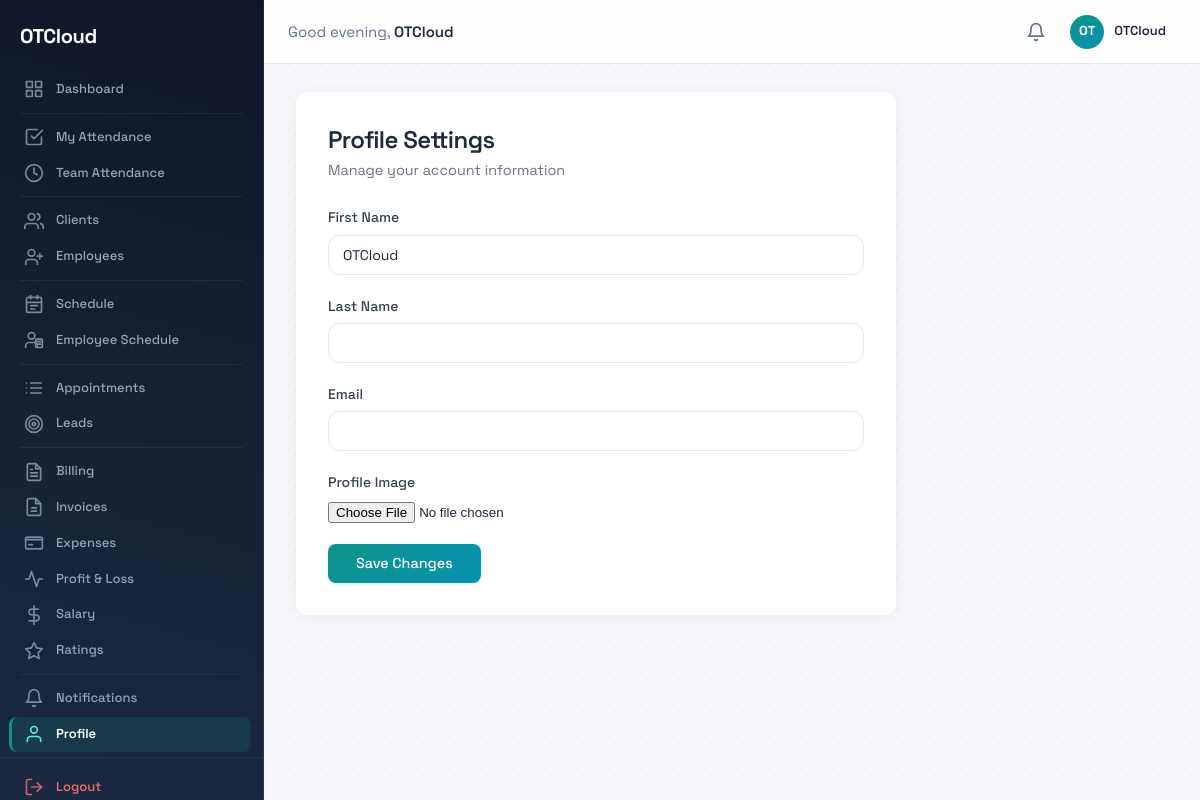
The page /accounts/profile/ (signed in) on the database its author committed.
### accounts/models.py (models this page shows, shortened)
class User(AbstractBaseUser, PermissionsMixin):
    class Role(models.TextChoices):
        ADMIN = 'admin', 'Admin'
        STAFF = 'staff', 'Staff'
        CLIENT = 'client', 'Client'
    mobile_number = models.CharField(max_length=15, unique=True)
    first_name = models.CharField(max_length=50, blank=True)
    last_name = models.CharField(max_length=50, blank=True)
    email = models.EmailField(blank=True)
    role = models.CharField(max_length=10, choices=Role.choices, default=Role.STAFF)
    is_verified = models.BooleanField(default=False)
    is_active = models.BooleanField(default=True)
    is_staff = models.BooleanField(default=False)
    date_joined = models.DateTimeField(auto_now_add=True)
    profile_image = models.ImageField(upload_to='profiles/', blank=True, null=True)
    objects = UserManager()
    USERNAME_FIELD = 'mobile_number'
    REQUIRED_FIELDS = []
    class Meta:
        ordering = ['-date_joined']
    def get_full_name(self):
        return f"{self.first_name} {self.last_name}".strip()

### accounts/views.py (the view)
# urls.py: path('profile/', views.profile_view, name='profile'),
@login_required
def profile_view(request):
    form = ProfileForm(
        request.POST or None,
        request.FILES or None,
        instance=request.user,
    )
    if request.method == 'POST' and form.is_valid():
        form.save()
        messages.success(request, 'Profile updated successfully.')
        return redirect('accounts:profile')
    return render(request, 'accounts/profile.html', {'form': form})

### accounts/forms.py
class ProfileForm(forms.ModelForm):
    class Meta:
        model = User
        fields = ['first_name', 'last_name', 'email', 'profile_image']
        widgets = {
            'first_name': forms.TextInput(attrs={'class': 'form-input'}),
            'last_name': forms.TextInput(attrs={'class': 'form-input'}),
            'email': forms.EmailInput(attrs={'class': 'form-input'}),
            'profile_image': forms.ClearableFileInput(attrs={'class': 'form-input-file'}),
        }

### core/models.py (called while the page is built)
    def get_queryset(self):
        return super().get_queryset().filter(is_deleted=False)

### notifications/context_processors.py (called while the page is built)
def unread_notifications_count(request):
    if request.user.is_authenticated:
        return {
            'unread_notifications_count': NotificationService.get_unread_count(request.user),
        }
    return {'unread_notifications_count': 0}

### notifications/services.py (called while the page is built)
    @staticmethod
    def get_unread_count(user):
        return (
            Notification.active_objects
            .filter(user=user, is_read=False)
            .count()
        )

### accounts/templates/accounts/profile.html (shortened to what this page needs)
{% extends "base.html" %}
{% block content %}
<div class="profile-card">
    <h1>Profile Settings</h1>
    <p class="profile-subtitle">Manage your account information</p>
    <form method="post" enctype="multipart/form-data" novalidate>
        <div class="form-group">
            <label for="{{ form.first_name.id_for_label }}">First Name</label>
            {{ form.first_name }}
        </div>
        <div class="form-group">
            <label for="{{ form.last_name.id_for_label }}">Last Name</label>
            {{ form.last_name }}
        </div>
        <div class="form-group">
            <label for="{{ form.email.id_for_label }}">Email</label>
            {{ form.email }}
        </div>
        <div class="form-group">
            <label for="{{ form.profile_image.id_for_label }}">Profile Image</label>
            {{ form.profile_image }}
        </div>
        <button type="submit" class="btn-primary">Save Changes</button>
    </form>
</div>
{% endblock %}

### templates/base.html (shortened to what this page needs)
{% load static %}
<!DOCTYPE html>
<html lang="en">
<head>
  <link rel="stylesheet" href="{% static 'css/style.css' %}">
</head>
<body>
{% if user.is_authenticated %}
  <nav class="sidebar" id="sidebar">
    <div class="sidebar-header">
      <a href="/" class="sidebar-brand">
        <span class="sidebar-logo-text">OTCloud</span>
      </a>
    </div>
    <ul class="sidebar-nav">
      <li class="sidebar-item">
        <a href="/" class="sidebar-link {% if request.path == '/' %}active{% endif %}">
          Dashboard
        </a>
      </li>
      {% if request.user.role == 'admin' or request.user.role == 'staff' %}
      <li class="sidebar-divider"></li>
      <li class="sidebar-item">
        <a href="{% url 'attendance:my_attendance' %}" class="sidebar-link {% if '/attendance/me' in request.path %}active{% endif %}">
          <svg class="sidebar-icon" width="20" height="20" viewBox="0 0 24 24" fill="none" stroke="currentColor" stroke-width="2" stroke-linecap="round" stroke-linejoin="round">
            <polyline points="9 11 12 14 22 4"/>
            <path d="M21 12v7a2 2 0 0 1-2 2H5a2 2 0 0 1-2-2V5a2 2 0 0 1 2-2h11"/>
          </svg>
          My Attendance
        </a>
      </li>
      <li class="sidebar-item">
        <a href="{% url 'attendance:dashboard' %}" class="sidebar-link {% if '/attendance/' in request.path and '/attendance/me' not in request.path %}active{% endif %}">
          <svg class="sidebar-icon" width="20" height="20" viewBox="0 0 24 24" fill="none" stroke="currentColor" stroke-width="2" stroke-linecap="round" stroke-linejoin="round">
            <circle cx="12" cy="12" r="10"/><polyline points="12 6 12 12 16 14"/>
          </svg>
          Team Attendance
        </a>
      </li>
      <li class="sidebar-divider"></li>
      <li class="sidebar-item">
        <a href="{% url 'clients:client_list' %}" class="sidebar-link {% if '/clients/' in request.path %}active{% endif %}">
          Clients
        </a>
      </li>
      <li class="sidebar-item">
        <a href="{% url 'accounts:employee_list' %}" class="sidebar-link {% if '/employees/' in request.path %}active{% endif %}">
          Employees
        </a>
      </li>
      <li class="sidebar-divider"></li>
      <li class="sidebar-item">
        <a href="{% url 'daily_schedule' %}" class="sidebar-link {% if request.resolver_match.url_name == 'daily_schedule' %}active{% endif %}">
          Schedule
        </a>
      </li>
      <li class="sidebar-item">
        <a href="{% url 'employee_schedule' %}" class="sidebar-link {% if request.resolver_match.url_name == 'employee_schedule' %}active{% endif %}">
          Employee Schedule
        </a>
      </li>
      <li class="sidebar-divider"></li>
      <li class="sidebar-item">
        <a href="{% url 'appointments:appointment_list' %}" class="sidebar-link ">
          Appointments
        </a>
      </li>
      <li class="sidebar-item">
        <a href="{% url 'lms:lead_list' %}" class="sidebar-link {% if '/lms/' in request.path %}active{% endif %}">
          <svg class="sidebar-icon" width="20" height="20" viewBox="0 0 24 24" fill="none" stroke="currentColor" stroke-width="2" stroke-linecap="round" stroke-linejoin="round">
            <circle cx="12" cy="12" r="10"/>
            <circle cx="12" cy="12" r="6"/>
            <circle cx="12" cy="12" r="2"/>
          </svg>
          Leads
        </a>
      </li>
      <li class="sidebar-divider"></li>
      {% if request.user.role == 'admin' %}
      <li class="sidebar-item">
        <a href="{% url 'billing:monthly_view' %}" class="sidebar-link ">
          Billing
        </a>
      </li>
      <li class="sidebar-item">
        <a href="{% url 'billing:invoice_list' %}" class="sidebar-link {% if '/billing/invoices' in request.path %}active{% endif %}">
          Invoices
        </a>
      </li>
      <li class="sidebar-item">
        <a href="{% url 'billing:expense_view' %}" class="sidebar-link {% if '/billing/expenses' in request.path %}active{% endif %}">
          <svg class="sidebar-icon" width="20" height="20" viewBox="0 0 24 24" fill="none" stroke="currentColor" stroke-width="2" stroke-linecap="round" stroke-linejoin="round">
            <path d="M2 8h20"/><rect x="2" y="5" width="20" height="14" rx="2" ry="2"/>
            <line x1="6" y1="14" x2="10" y2="14"/>
          </svg>
          Expenses
        </a>
      </li>
      <li class="sidebar-item">
        <a href="{% url 'billing:pnl_view' %}" class="sidebar-link {% if '/billing/pnl' in request.path %}active{% endif %}">
          <svg class="sidebar-icon" width="20" height="20" viewBox="0 0 24 24" fill="none" stroke="currentColor" stroke-width="2" stroke-linecap="round" stroke-linejoin="round">
            <polyline points="22 12 18 12 15 21 9 3 6 12 2 12"/>
          </svg>
          Profit &amp; Loss
        </a>
      </li>
      <li class="sidebar-item">
        <a href="{% url 'salary:salary_list' %}" class="sidebar-link {% if '/salary/' in request.path and '/salary/ratings' not in request.path %}active{% endif %}">
          <svg class="sidebar-icon" width="20" height="20" viewBox="0 0 24 24" fill="none" stroke="currentColor" stroke-width="2" stroke-linecap="round" stroke-linejoin="round">
            <line x1="12" y1="1" x2="12" y2="23"/>
            <path d="M17 5H9.5a3.5 3.5 0 0 0 0 7h5a3.5 3.5 0 0 1 0 7H6"/>
          </svg>
          Salary
        </a>
      </li>
      <li class="sidebar-item">
        <a href="{% url 'salary:ratings_list' %}" class="sidebar-link {% if '/salary/ratings' in request.path %}active{% endif %}">
          <svg class="sidebar-icon" width="20" height="20" viewBox="0 0 24 24" fill="none" stroke="currentColor" stroke-width="2" stroke-linecap="round" stroke-linejoin="round">
            <polygon points="12 2 15.09 8.26 22 9.27 17 14.14 18.18 21.02 12 17.77 5.82 21.02 7 14.14 2 9.27 8.91 8.26 12 2"/>
          </svg>
          Ratings
        </a>
      </li>
      {% endif %}
      {% endif %}
      <li class="sidebar-divider"></li>
      <li class="sidebar-item">
        <a href="{% url 'notifications:list' %}" class="sidebar-link {% if '/notifications/' in request.path %}active{% endif %}">
          <svg class="sidebar-icon" width="20" height="20" viewBox="0 0 24 24" fill="none" stroke="currentColor" stroke-width="2" stroke-linecap="round" stroke-linejoin="round">
            <path d="M18 8A6 6 0 0 0 6 8c0 7-3 9-3 9h18s-3-2-3-9"/>
            <path d="M13.73 21a2 2 0 0 1-3.46 0"/>
          </svg>
          Notifications
        </a>
      </li>
      <li class="sidebar-item">
        <a href="{% url 'accounts:profile' %}" class="sidebar-link {% if '/accounts/profile/' in request.path %}active{% endif %}">
          <svg class="sidebar-icon" width="20" height="20" viewBox="0 0 24 24" fill="none" stroke="currentColor" stroke-width="2" stroke-linecap="round" stroke-linejoin="round">
            <path d="M20 21v-2a4 4 0 0 0-4-4H8a4 4 0 0 0-4 4v2"/>
            <circle cx="12" cy="7" r="4"/>
          </svg>
          Profile
        </a>
      </li>
    </ul>
    <ul class="sidebar-nav-bottom">
      <li class="sidebar-item">
        <a href="{% url 'accounts:logout' %}" class="sidebar-link sidebar-link--logout">
          <svg class="sidebar-icon" width="20" height="20" viewBox="0 0 24 24" fill="none" stroke="currentColor" stroke-width="2" stroke-linecap="round" stroke-linejoin="round">
            <path d="M9 21H5a2 2 0 0 1-2-2V5a2 2 0 0 1 2-2h4"/>
            <polyline points="16 17 21 12 16 7"/>
            <line x1="21" y1="12" x2="9" y2="12"/>
          </svg>
          Logout
        </a>
      </li>
    </ul>
  </nav>
  <header class="topbar">
    <div class="topbar-left">
      <span class="topbar-greeting">
        Good <span id="timeGreeting">morning</span>, <strong>{{ request.user.first_name|default:request.user.mobile_number }}</strong>
      </span>
    </div>
    <div class="topbar-right">
      <a href="{% url 'notifications:list' %}" class="topbar-notifications" title="Notifications">
        <svg width="20" height="20" viewBox="0 0 24 24" fill="none" stroke="currentColor" stroke-width="2" stroke-linecap="round" stroke-linejoin="round">
          <path d="M18 8A6 6 0 0 0 6 8c0 7-3 9-3 9h18s-3-2-3-9"/>
          <path d="M13.73 21a2 2 0 0 1-3.46 0"/>
        </svg>
      </a>
      <a href="{% url 'accounts:profile' %}" class="topbar-user-area">
        <div class="topbar-avatar">
          {% if request.user.profile_image %}
            <img src="{{ request.user.profile_image.url }}" alt="Profile" class="avatar-img">
          {% else %}
            OT
          {% endif %}
        </div>
        <span class="topbar-user-name">{{ request.user.get_full_name|default:request.user.mobile_number }}</span>
      </a>
    </div>
  </header>
{% endif %}
<main class="main-content {% if not user.is_authenticated %}main-content--full{% endif %}">
  {% block content %}{% endblock %}
</main>
</body>
</html>

### accounts/templates/accounts/profile.html (style rules this page uses)
.profile-card { background: #fff; border-radius: 12px; box-shadow: 0 2px 16px rgba(0, 0, 0, 0.06); padding: 2rem; max-width: 600px; }
.profile-card h1 { font-size: 1.5rem; font-weight: 600; margin-bottom: 0.25rem; }
.profile-card .profile-subtitle { color: #6b7280; margin-bottom: 1.5rem; font-size: 0.9rem; }
.profile-card .form-group { margin-bottom: 1.25rem; }
.profile-card label { display: block; font-weight: 500; font-size: 0.875rem; margin-bottom: 0.375rem; color: #374151; }
.profile-card .btn-primary { padding: 0.65rem 1.75rem; background-color: #2563eb; color: #fff; border: none; border-radius: 8px; font-size: 0.9rem; font-weight: 500; font-family: inherit; cursor: pointer; transition: background-color 0.15s ease; }

### rows shown on the page
User: user.first_name "OTCloud", user.get_full_name "OTCloud", first_name "OTCloud"
